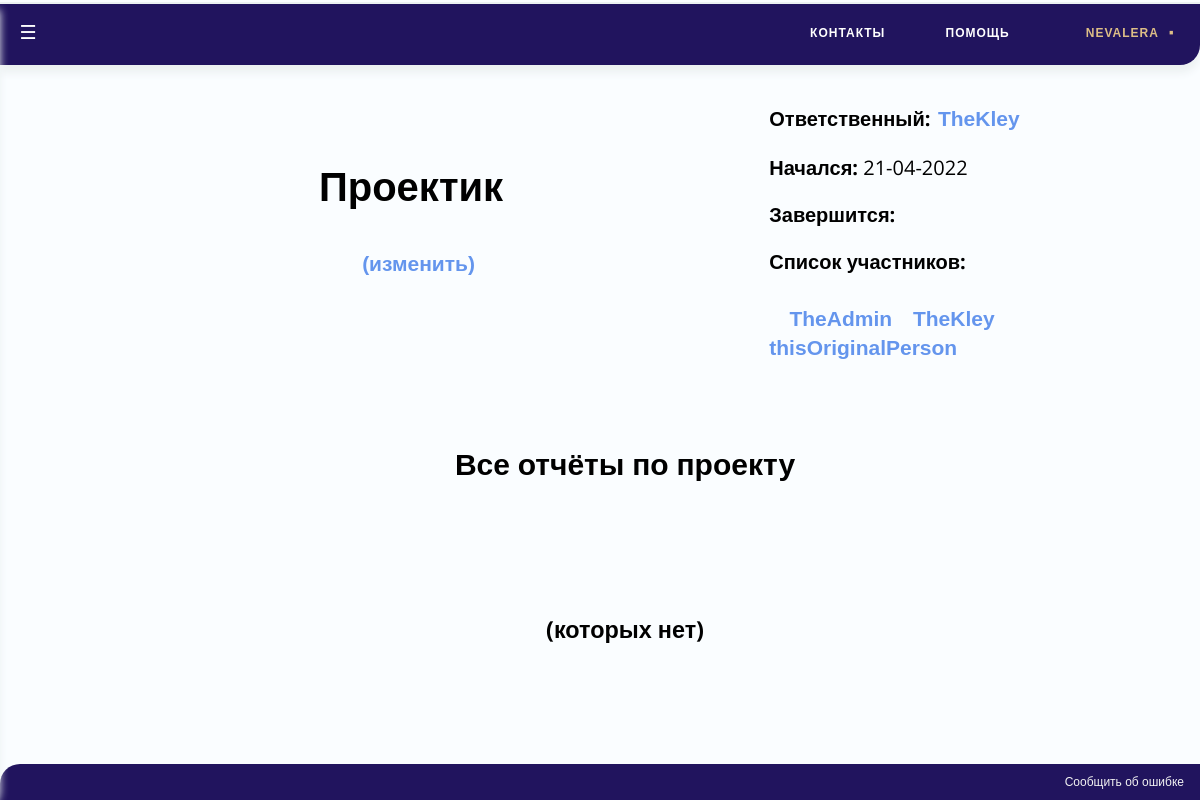
/TeleBot/project/3 (signed in), run on an earlier commit of the app's database.
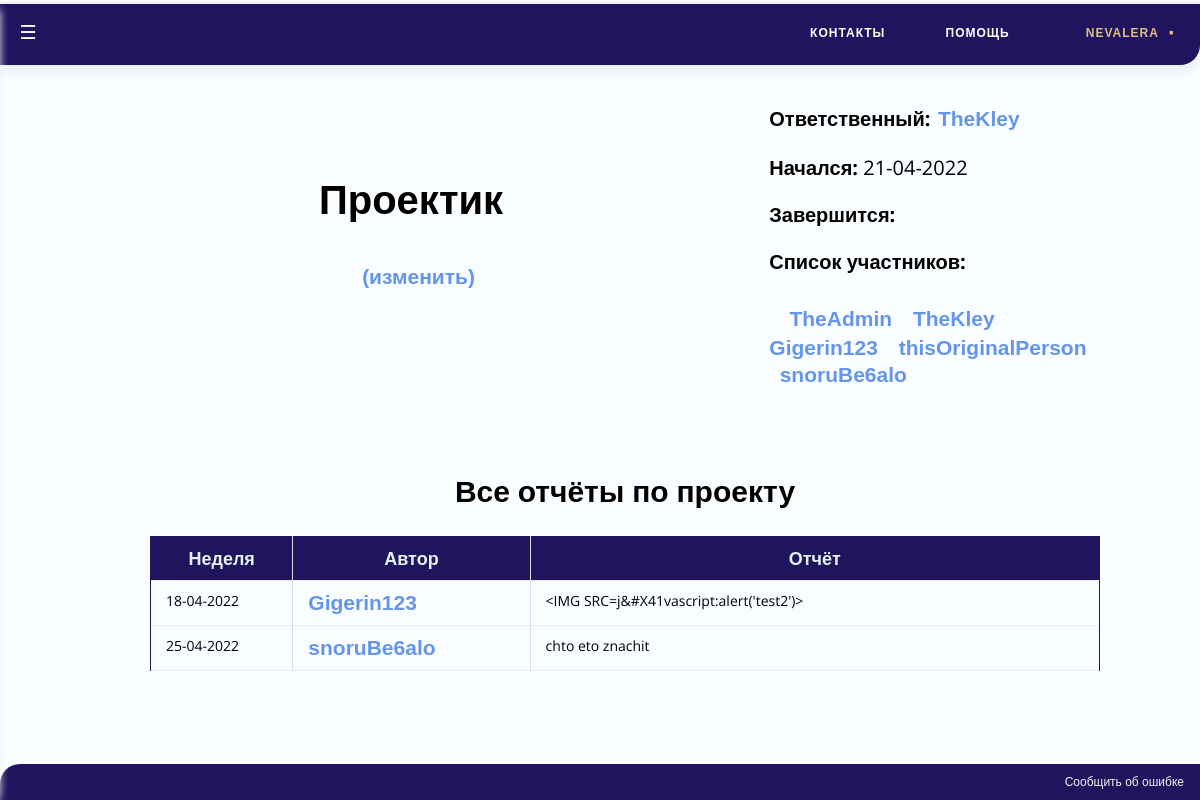
And on a later commit of the database.
### Users/models.py (models this page shows, shortened)
class User(AbstractUser):
	personal_token = models.UUIDField(default=uuid.uuid4, help_text="Unique ID for this particular book across whole library")
	telegram_id = models.BigIntegerField(primary_key=True, unique=True)
	def __str__(self):
		return self.username
	def get_absolute_url(self):
		return reverse('user-detail', args=[str(self.telegram_id)])
	def is_verified(self):
		return (self.is_active) or (self.is_staff)

### Reports/models.py (models this page shows, shortened)
class Report(models.Model):
	user = models.ForeignKey(User, on_delete=models.SET_NULL, null=True)
	project = models.ForeignKey(Project, on_delete=models.SET_NULL, null=True)
	report_date = models.DateField(default = date.today)
	message = models.TextField(max_length=1000, help_text="Write any additional comments")

### Projects/views.py (the view)
# urls.py: urlpatterns += [re_path(r'^project/(?P<pk>\d+)$', Projects.views.project_detail, name='project-detail'),]
@user_passes_test(User.is_verified)
def project_detail(request,pk):
	try:
		project=Project.objects.get(pk=pk)
	except Project.DoesNotExist:
		raise Http404("Такого проекта не существует!")
	if request.user.is_staff or request.user == project.responsible_user:
		reports = project.report_set.all()
	else:
		reports = project.report_set.all().filter(user=request.user)
	return render(
		request,
		'Projects/project_detail.html',
		context={'project':project, 'reports':reports}
	)

### Projects/models.py (called while the page is built)
	def get_change_url(self):
		return reverse('project-change', args=[str(self.id)])

	def status(self):
		if not self.start_date or date.today()< self.start_date:
			return 'Не начался'
		if self.end_date is None or self.start_date <= date.today() < self.end_date:
			return 'В процессе'
		if date.today() >= self.end_date:
			return 'Завершился'

### TeleBot/templates/Projects/project_detail.html (shortened to what this page needs)
{% extends "base_generic.html" %}
{% block head %}
{% load static %}
{% endblock %}
{% block content %}
	<table class="empty" align = center width = 100% >
		<tr class="empty">
			<td class="empty" width = 55%>
				<h1 align = center>{{ project.name }} </h1>
				{% if user.is_staff or project.responsible_user == user %}
					<h4 align = center><big><big>  </big></big><a class="mya" href = "{{ project.get_change_url}}">(изменить)</a></h5>
				{% endif %}
			</td>
			<td class="empty" width = 10%></td>
			<td class="empty" width = 35%>
				<p><strong>Ответственный:</strong><big><big> </big></big><a class = "mya" href="{{ project.responsible_user.get_absolute_url }}">{{ project.responsible_user }}</a></p>
				<p><strong>
					{% if project.status == "Не начался" %} Начнётся:
					{% else %} Начался:
					{% endif %}
				</strong>{{ project.start_date|date:'d-m-Y'}}</p>
				<p><strong>
					{% if project.status == "Завершился" %} Завершился:
					{% else %} Завершится:
					{% endif %}
				</strong> {{ project.end_date|date:'d-m-Y'}}</p>
				<p><strong>Список участников:</strong></p> <big><big>  </big></big>
				{% for user in project.users.all %}
					<a class = "mya" href="{{ user.get_absolute_url }}">{{user.username}}</a>
				{% endfor %}
			</td>
		</tr>
	</table>
	<br><br>
    <h2 align = center>{% if user.is_staff or user == project.responsible_user %}Все{% else %}Ваши{% endif %} отчёты по проекту</h2>
	{% if reports %}
	<table align = center width = 85% cellspacing="0" border="2" id="myTable" class="table">
    <thead>
		<tr>
			<th width = 15% onclick="sortTable(0)" align=center>Неделя</th>
			<th width = 25% onclick="sortTable(1)" align=left>Автор</th>
			<th width = 70% onclick="sortTable(2)" align=center>Отчёт</th>
		</tr>
        </thead>
        <tbody>
    {% for report in reports %}
		<tr>
			<td align=center>{{report.report_date|date:'d-m-Y'}}</td>
			<td><a class = "mya" href="{{ report.user.get_absolute_url }}">{{report.user}}</a>
			<td>{{report.message}}</ul>
		<tr>
	{% endfor %}
    </tbody>
	</table>
	{% else %}
	<br><br><br>
	<h3 align = center>(которых нет)</h3>
	{% endif %}
{% endblock %}

What changed in the data, as far as the page shows it:
now on this page (row edited): User: username "Gigerin123"
added User: username "snoruBe6alo"
added Report: report_date "18-04-2022", user "Gigerin123", message "<IMG SRC=j&#X41vascript:alert('test2')>"
added Report: report_date "25-04-2022", user "snoruBe6alo", message "chto eto znachit"
Also different on the page:
text no longer shown: "(которых нет)"
text now shown: "Неделя Автор Отчёт"
